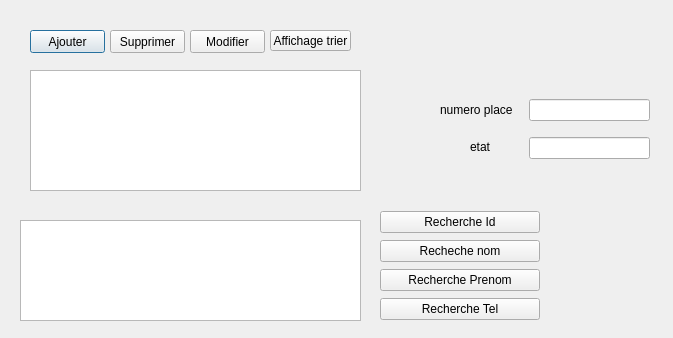
<?xml version="1.0" encoding="UTF-8"?>
<ui version="4.0">
 <class>Dialog</class>
 <widget class="QDialog" name="Dialog">
  <property name="geometry">
   <rect>
    <x>0</x>
    <y>0</y>
    <width>673</width>
    <height>338</height>
   </rect>
  </property>
  <property name="windowTitle">
   <string>Dialog</string>
  </property>
  <widget class="QTableWidget" name="tableWidget">
   <property name="geometry">
    <rect>
     <x>30</x>
     <y>70</y>
     <width>331</width>
     <height>121</height>
    </rect>
   </property>
  </widget>
  <widget class="QPushButton" name="pushButton">
   <property name="geometry">
    <rect>
     <x>30</x>
     <y>30</y>
     <width>75</width>
     <height>23</height>
    </rect>
   </property>
   <property name="text">
    <string>Ajouter</string>
   </property>
  </widget>
  <widget class="QPushButton" name="pushButton_2">
   <property name="geometry">
    <rect>
     <x>110</x>
     <y>30</y>
     <width>75</width>
     <height>23</height>
    </rect>
   </property>
   <property name="text">
    <string>Supprimer</string>
   </property>
  </widget>
  <widget class="QPushButton" name="pushButton_3">
   <property name="geometry">
    <rect>
     <x>190</x>
     <y>30</y>
     <width>75</width>
     <height>23</height>
    </rect>
   </property>
   <property name="text">
    <string>Modifier</string>
   </property>
  </widget>
  <widget class="QPushButton" name="pushButton_4">
   <property name="geometry">
    <rect>
     <x>270</x>
     <y>30</y>
     <width>81</width>
     <height>21</height>
    </rect>
   </property>
   <property name="text">
    <string>Affichage trier</string>
   </property>
  </widget>
  <widget class="QTableView" name="tableView">
   <property name="geometry">
    <rect>
     <x>20</x>
     <y>220</y>
     <width>341</width>
     <height>101</height>
    </rect>
   </property>
  </widget>
  <widget class="QLabel" name="label">
   <property name="geometry">
    <rect>
     <x>440</x>
     <y>100</y>
     <width>81</width>
     <height>20</height>
    </rect>
   </property>
   <property name="text">
    <string>numero place</string>
   </property>
  </widget>
  <widget class="QLabel" name="label_2">
   <property name="geometry">
    <rect>
     <x>430</x>
     <y>130</y>
     <width>47</width>
     <height>13</height>
    </rect>
   </property>
   <property name="text">
    <string/>
   </property>
  </widget>
  <widget class="QLabel" name="label_3">
   <property name="geometry">
    <rect>
     <x>470</x>
     <y>140</y>
     <width>47</width>
     <height>13</height>
    </rect>
   </property>
   <property name="text">
    <string>etat</string>
   </property>
  </widget>
  <widget class="QWidget" name="verticalLayoutWidget">
   <property name="geometry">
    <rect>
     <x>529</x>
     <y>89</y>
     <width>121</width>
     <height>81</height>
    </rect>
   </property>
   <layout class="QVBoxLayout" name="verticalLayout">
    <item>
     <widget class="QLineEdit" name="lineEdit"/>
    </item>
    <item>
     <widget class="QLineEdit" name="lineEdit_2"/>
    </item>
   </layout>
  </widget>
  <widget class="QWidget" name="verticalLayoutWidget_2">
   <property name="geometry">
    <rect>
     <x>380</x>
     <y>210</y>
     <width>160</width>
     <height>112</height>
    </rect>
   </property>
   <layout class="QVBoxLayout" name="verticalLayout_2">
    <item>
     <widget class="QPushButton" name="pushButton_5">
      <property name="text">
       <string>Recherche Id</string>
      </property>
     </widget>
    </item>
    <item>
     <widget class="QPushButton" name="pushButton_6">
      <property name="text">
       <string>Recheche nom</string>
      </property>
     </widget>
    </item>
    <item>
     <widget class="QPushButton" name="pushButton_7">
      <property name="text">
       <string>Recherche Prenom</string>
      </property>
     </widget>
    </item>
    <item>
     <widget class="QPushButton" name="pushButton_8">
      <property name="text">
       <string>Recherche Tel</string>
      </property>
     </widget>
    </item>
   </layout>
  </widget>
 </widget>
 <resources/>
 <connections/>
</ui>
